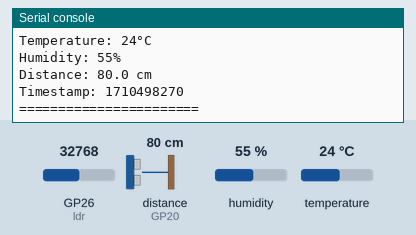
Bench run of a program on a simulated Raspberry Pi Pico running MicroPython. On the bench: the last lines printed to the serial console. The test bench sets the inputs (shaded band); at power-on: distance to the obstacle (sensor on GP20) 80 cm, humidity 55 %, GP26 (ldr) = 32768, temperature 24 °C (analog values on the 0–65535 scale). The echo pulse lasts 58.3 µs per cm; the clock reads 2024-03-15 10:24:30 at power-on unless the program sets it.

Above: at 1.2 s.
1.3 s: distance to the obstacle (sensor on GP20) set to 2 cm
At 3.0 s:
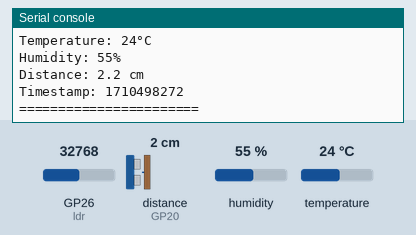
4.2 s: humidity set to 22 %
At 5.5 s:
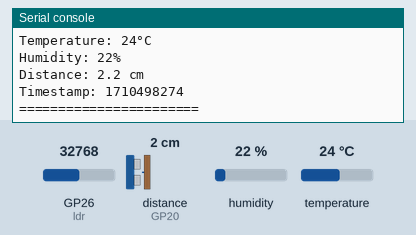
7.1 s: GP26 (ldr) set to 45874
At 9.4 s:
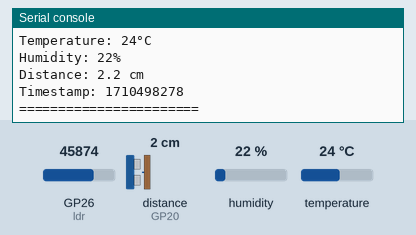
10.0 s: temperature set to 12 °C
At 11.9 s:
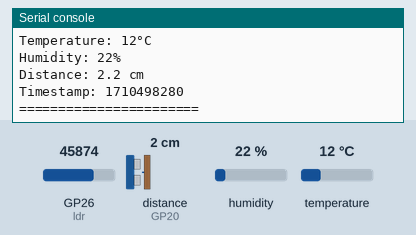
12.9 s: distance to the obstacle (sensor on GP20) set to 4 cm
At 13.2 s:
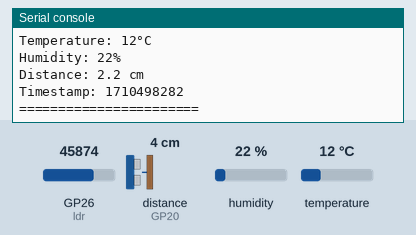
15.8 s: GP26 (ldr) set to 63568
At 18.3 s:
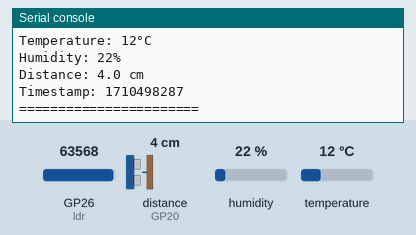
Timing chart, 0 to 19.7 s (numbered marks = the images above; inputs shaded):
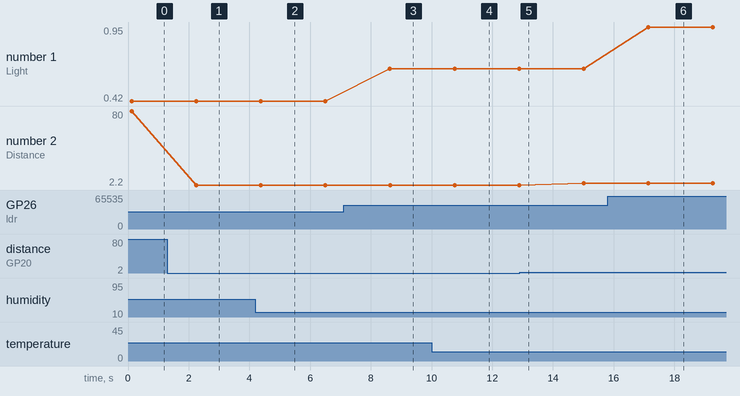

The program:

sensors.py
```python
from machine import Pin, ADC
import time
import dht
from time import sleep_us


# Hardware setup - OLED uses working pins (8, 9), sensors use separate pins
trigger = Pin(21, Pin.OUT)
echo = Pin(20, Pin.IN)
sensor = dht.DHT11(Pin(28))
ldr = ADC(Pin(26))

# Note: OLED uses your working setup:
# Pin 8 → SDA, Pin 9 → SCL (I2C Bus 0 at 200kHz)
# Sensors are on separate pins and don't conflict


def get_light_reading():
    """
    Read light level from photoresistor (LDR)
    Returns: float - light level in lumens
    """
    try:
        raw = ldr.read_u16()
        voltage = raw * 3.3 / 65535
        lumen_val = (0.344 * voltage) - 0.148
        return round(lumen_val, 2)
    except Exception as e:
        print(f"Light sensor error: {e}")
        return None


def get_temperature_humidity():
    """
    Read temperature and humidity from DHT11 sensor
    Returns: tuple (temperature_celsius, humidity_percent) or (None, None) on error
    """
    try:
        # DHT11 needs time between readings
        sleep_us(100000)  # 100ms delay
        sensor.measure()
        temp = sensor.temperature()
        hum = sensor.humidity()
        print(f"DHT11 readings - Temp: {temp}°C, Humidity: {hum}%")
        return (temp, hum)
    except Exception as e:
        print(f"Temperature/Humidity sensor error: {e}")
        return (None, None)


def get_distance():
    """
    Read distance from ultrasonic sensor
    Returns: float - distance in centimeters
    """
    try:
        # Send ultrasonic pulse
        trigger.low()
        time.sleep_us(2)
        trigger.high()
        time.sleep_us(5)
        trigger.low()

        # Measure echo response time
        while echo.value() == 0:
            signal_off = time.ticks_us()
        while echo.value() == 1:
            signal_on = time.ticks_us()

        time_passed = signal_on - signal_off
        distance = (time_passed * 0.0343) / 2

        return round(distance, 1)
    except Exception as e:
        print(f"Ultrasonic sensor error: {e}")
        return None


def get_all_sensor_data():
    """
    Read all sensors and return formatted data for MQTT transmission
    Returns: dict with all sensor readings and timestamp
    """
    # Get all sensor readings
    light = get_light_reading()
    temp, humidity = get_temperature_humidity()
    distance = get_distance()

    # Create data package
    sensor_data = {
        "light": light,
        "temperature": temp,
        "humidity": humidity,
        "distance": distance,
        "timestamp": time.time()
    }

    return sensor_data


def print_sensor_data():
    """
    Debug function to print sensor readings to console
    Useful for testing without MQTT
    """
    data = get_all_sensor_data()
    print(f"=== Sensor Readings ===")
    print(f"Light: {data['light']} lumens")
    print(f"Temperature: {data['temperature']}°C")
    print(f"Humidity: {data['humidity']}%")
    print(f"Distance: {data['distance']} cm")
    print(f"Timestamp: {data['timestamp']}")
    print("=" * 23)


# Test function - only runs when file is executed directly
if __name__ == "__main__":
    try:
        print("Testing sensors (no display)...")
        while True:
            print_sensor_data()
            time.sleep(2)

    except KeyboardInterrupt:
        print("\nSensor test stopped.")
```

Measured:
- after the input at 1.3 s, the serial console: prints a new line after 0.96 s (image 1)
- after the input at 4.2 s, the serial console: prints a new line after 0.18 s (image 2)
- after the input at 7.1 s, the serial console: prints a new line after 1.5 s (image 3)
- after the input at 10.0 s, the serial console: prints a new line after 0.75 s (image 4)
- after the input at 15.8 s, the serial console: prints a new line after 1.3 s (image 6)
- plotted number 1: 0.42 → 0.65 after the input at 7.1 s, 0.65 → 0.95 after the input at 15.8 s
- plotted number 2: 80 → 2.2 after the input at 1.3 s, 2.2 → 4 after the input at 12.9 s
